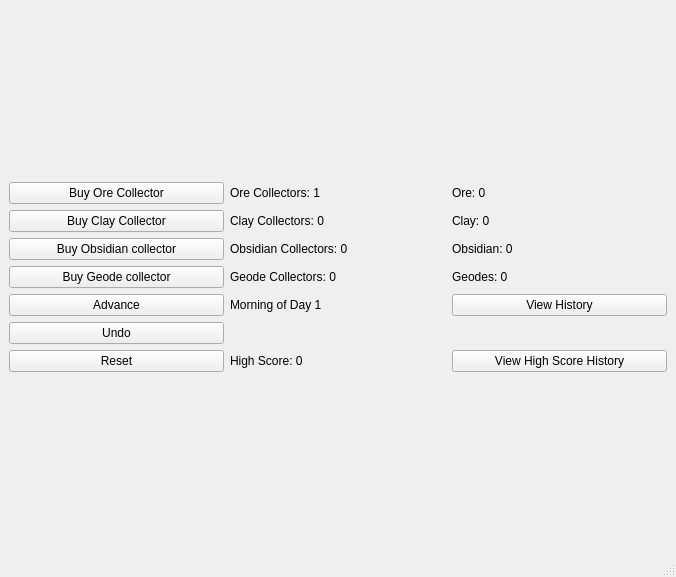
<?xml version="1.0" encoding="UTF-8"?>
<ui version="4.0">
 <class>MainWindow</class>
 <widget class="QMainWindow" name="MainWindow">
  <property name="geometry">
   <rect>
    <x>0</x>
    <y>0</y>
    <width>676</width>
    <height>577</height>
   </rect>
  </property>
  <property name="windowTitle">
   <string>Robot Tester</string>
  </property>
  <widget class="QWidget" name="centralwidget">
   <layout class="QGridLayout" name="gridLayout_2">
    <item row="0" column="1">
     <layout class="QGridLayout" name="gridLayout">
      <item row="3" column="2">
       <widget class="QLabel" name="geodes_">
        <property name="text">
         <string>Geodes: 0</string>
        </property>
       </widget>
      </item>
      <item row="5" column="0">
       <widget class="QPushButton" name="undo_">
        <property name="text">
         <string>Undo</string>
        </property>
       </widget>
      </item>
      <item row="1" column="2">
       <widget class="QLabel" name="clay_">
        <property name="text">
         <string>Clay: 0</string>
        </property>
       </widget>
      </item>
      <item row="3" column="0">
       <widget class="QPushButton" name="buy_geode_">
        <property name="text">
         <string>Buy Geode collector</string>
        </property>
       </widget>
      </item>
      <item row="0" column="1">
       <widget class="QLabel" name="ore_robots_">
        <property name="text">
         <string>Ore Collectors: 1</string>
        </property>
       </widget>
      </item>
      <item row="1" column="0">
       <widget class="QPushButton" name="buy_clay_">
        <property name="text">
         <string>Buy Clay Collector</string>
        </property>
       </widget>
      </item>
      <item row="2" column="0">
       <widget class="QPushButton" name="buy_obsidian">
        <property name="text">
         <string>Buy Obsidian collector</string>
        </property>
       </widget>
      </item>
      <item row="0" column="2">
       <widget class="QLabel" name="ore_">
        <property name="text">
         <string>Ore: 0</string>
        </property>
       </widget>
      </item>
      <item row="4" column="0">
       <widget class="QPushButton" name="advance_">
        <property name="text">
         <string>Advance</string>
        </property>
       </widget>
      </item>
      <item row="6" column="1">
       <widget class="QLabel" name="high_score_">
        <property name="text">
         <string>High Score: 0</string>
        </property>
       </widget>
      </item>
      <item row="2" column="1">
       <widget class="QLabel" name="obsidian_robots_">
        <property name="text">
         <string>Obsidian Collectors: 0</string>
        </property>
       </widget>
      </item>
      <item row="2" column="2">
       <widget class="QLabel" name="obsidian_">
        <property name="text">
         <string>Obsidian: 0</string>
        </property>
       </widget>
      </item>
      <item row="3" column="1">
       <widget class="QLabel" name="geode_robots_">
        <property name="text">
         <string>Geode Collectors: 0</string>
        </property>
       </widget>
      </item>
      <item row="4" column="2">
       <widget class="QPushButton" name="view_history_">
        <property name="text">
         <string>View History</string>
        </property>
       </widget>
      </item>
      <item row="6" column="0">
       <widget class="QPushButton" name="reset_">
        <property name="text">
         <string>Reset</string>
        </property>
       </widget>
      </item>
      <item row="0" column="0">
       <widget class="QPushButton" name="buy_ore_">
        <property name="text">
         <string>Buy Ore Collector</string>
        </property>
       </widget>
      </item>
      <item row="1" column="1">
       <widget class="QLabel" name="clay_robots_">
        <property name="text">
         <string>Clay Collectors: 0</string>
        </property>
       </widget>
      </item>
      <item row="4" column="1">
       <widget class="QLabel" name="day_">
        <property name="text">
         <string>Morning of Day 1</string>
        </property>
       </widget>
      </item>
      <item row="6" column="2">
       <widget class="QPushButton" name="pushButton">
        <property name="text">
         <string>View High Score History</string>
        </property>
       </widget>
      </item>
     </layout>
    </item>
   </layout>
  </widget>
  <widget class="QMenuBar" name="menubar">
   <property name="geometry">
    <rect>
     <x>0</x>
     <y>0</y>
     <width>676</width>
     <height>37</height>
    </rect>
   </property>
  </widget>
  <widget class="QStatusBar" name="statusbar"/>
 </widget>
 <resources/>
 <connections/>
</ui>
